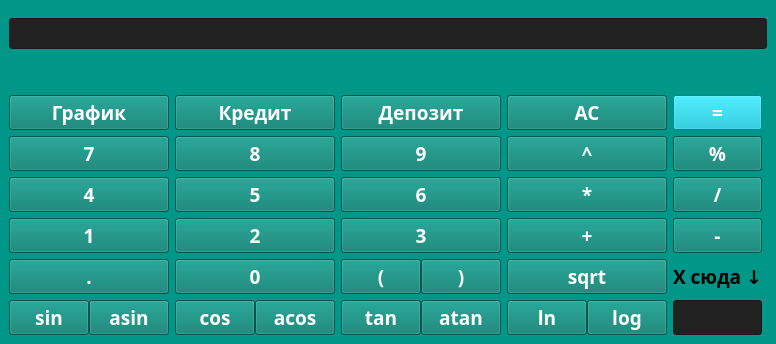
<?xml version="1.0" encoding="UTF-8"?>
<ui version="4.0">
 <class>MainWindow</class>
 <widget class="QMainWindow" name="MainWindow">
  <property name="enabled">
   <bool>true</bool>
  </property>
  <property name="geometry">
   <rect>
    <x>0</x>
    <y>0</y>
    <width>640</width>
    <height>344</height>
   </rect>
  </property>
  <property name="windowTitle">
   <string>MainWindow</string>
  </property>
  <property name="styleSheet">
   <string notr="true">background-color:#009688</string>
  </property>
  <widget class="QWidget" name="centralwidget">
   <layout class="QGridLayout" name="gridLayout_6">
    <item row="0" column="0">
     <layout class="QVBoxLayout" name="verticalLayout_9" stretch="0,1,0,3">
      <item>
       <spacer name="verticalSpacer_2">
        <property name="orientation">
         <enum>Qt::Vertical</enum>
        </property>
        <property name="sizeType">
         <enum>QSizePolicy::Maximum</enum>
        </property>
        <property name="sizeHint" stdset="0">
         <size>
          <width>20</width>
          <height>40</height>
         </size>
        </property>
       </spacer>
      </item>
      <item>
       <layout class="QVBoxLayout" name="verticalLayout_7" stretch="0">
        <item>
         <widget class="QLineEdit" name="input">
          <property name="sizePolicy">
           <sizepolicy hsizetype="MinimumExpanding" vsizetype="MinimumExpanding">
            <horstretch>0</horstretch>
            <verstretch>4</verstretch>
           </sizepolicy>
          </property>
          <property name="font">
           <font>
            <pointsize>14</pointsize>
            <italic>false</italic>
            <bold>true</bold>
            <kerning>true</kerning>
           </font>
          </property>
          <property name="acceptDrops">
           <bool>true</bool>
          </property>
          <property name="layoutDirection">
           <enum>Qt::RightToLeft</enum>
          </property>
          <property name="styleSheet">
           <string notr="true">background-color: #212121</string>
          </property>
          <property name="alignment">
           <set>Qt::AlignRight|Qt::AlignTrailing|Qt::AlignVCenter</set>
          </property>
         </widget>
        </item>
       </layout>
      </item>
      <item>
       <spacer name="verticalSpacer">
        <property name="orientation">
         <enum>Qt::Vertical</enum>
        </property>
        <property name="sizeType">
         <enum>QSizePolicy::Fixed</enum>
        </property>
        <property name="sizeHint" stdset="0">
         <size>
          <width>21</width>
          <height>40</height>
         </size>
        </property>
       </spacer>
      </item>
      <item>
       <layout class="QGridLayout" name="gridLayout_5" columnstretch="0,0,0,0,0,0,0">
        <property name="sizeConstraint">
         <enum>QLayout::SetNoConstraint</enum>
        </property>
        <item row="1" column="5">
         <widget class="QPushButton" name="mod">
          <property name="font">
           <font>
            <family>PT Sans Caption</family>
            <pointsize>14</pointsize>
            <italic>false</italic>
            <bold>true</bold>
            <kerning>true</kerning>
           </font>
          </property>
          <property name="styleSheet">
           <string notr="true">color: #FFFFFF;
background-color: #00796B</string>
          </property>
          <property name="text">
           <string>%</string>
          </property>
          <property name="iconSize">
           <size>
            <width>15</width>
            <height>15</height>
           </size>
          </property>
          <attribute name="buttonGroup">
           <string notr="true">digit</string>
          </attribute>
         </widget>
        </item>
        <item row="4" column="1">
         <widget class="QPushButton" name="dot">
          <property name="font">
           <font>
            <family>PT Sans Caption</family>
            <pointsize>14</pointsize>
            <italic>false</italic>
            <bold>true</bold>
            <kerning>true</kerning>
           </font>
          </property>
          <property name="styleSheet">
           <string notr="true">color: #FFFFFF;
background-color: #00796B</string>
          </property>
          <property name="text">
           <string>.</string>
          </property>
          <property name="iconSize">
           <size>
            <width>15</width>
            <height>15</height>
           </size>
          </property>
          <attribute name="buttonGroup">
           <string notr="true">digit</string>
          </attribute>
         </widget>
        </item>
        <item row="0" column="1">
         <widget class="QPushButton" name="Graph">
          <property name="palette">
           <palette>
            <active>
             <colorrole role="WindowText">
              <brush brushstyle="SolidPattern">
               <color alpha="255">
                <red>255</red>
                <green>255</green>
                <blue>255</blue>
               </color>
              </brush>
             </colorrole>
             <colorrole role="Button">
              <brush brushstyle="SolidPattern">
               <color alpha="255">
                <red>0</red>
                <green>121</green>
                <blue>107</blue>
               </color>
              </brush>
             </colorrole>
             <colorrole role="Light">
              <brush brushstyle="SolidPattern">
               <color alpha="255">
                <red>222</red>
                <green>11</green>
                <blue>0</blue>
               </color>
              </brush>
             </colorrole>
             <colorrole role="Text">
              <brush brushstyle="SolidPattern">
               <color alpha="255">
                <red>255</red>
                <green>255</green>
                <blue>255</blue>
               </color>
              </brush>
             </colorrole>
             <colorrole role="ButtonText">
              <brush brushstyle="SolidPattern">
               <color alpha="255">
                <red>255</red>
                <green>255</green>
                <blue>255</blue>
               </color>
              </brush>
             </colorrole>
             <colorrole role="Base">
              <brush brushstyle="SolidPattern">
               <color alpha="255">
                <red>0</red>
                <green>121</green>
                <blue>107</blue>
               </color>
              </brush>
             </colorrole>
             <colorrole role="Window">
              <brush brushstyle="SolidPattern">
               <color alpha="255">
                <red>0</red>
                <green>121</green>
                <blue>107</blue>
               </color>
              </brush>
             </colorrole>
             <colorrole role="Link">
              <brush brushstyle="SolidPattern">
               <color alpha="255">
                <red>53</red>
                <green>239</green>
                <blue>53</blue>
               </color>
              </brush>
             </colorrole>
             <colorrole role="LinkVisited">
              <brush brushstyle="SolidPattern">
               <color alpha="255">
                <red>100</red>
                <green>248</green>
                <blue>0</blue>
               </color>
              </brush>
             </colorrole>
             <colorrole role="PlaceholderText">
              <brush brushstyle="SolidPattern">
               <color alpha="255">
                <red>255</red>
                <green>255</green>
                <blue>255</blue>
               </color>
              </brush>
             </colorrole>
            </active>
            <inactive>
             <colorrole role="WindowText">
              <brush brushstyle="SolidPattern">
               <color alpha="255">
                <red>255</red>
                <green>255</green>
                <blue>255</blue>
               </color>
              </brush>
             </colorrole>
             <colorrole role="Button">
              <brush brushstyle="SolidPattern">
               <color alpha="255">
                <red>0</red>
                <green>121</green>
                <blue>107</blue>
               </color>
              </brush>
             </colorrole>
             <colorrole role="Light">
              <brush brushstyle="SolidPattern">
               <color alpha="255">
                <red>55</red>
                <green>55</green>
                <blue>55</blue>
               </color>
              </brush>
             </colorrole>
             <colorrole role="Text">
              <brush brushstyle="SolidPattern">
               <color alpha="255">
                <red>255</red>
                <green>255</green>
                <blue>255</blue>
               </color>
              </brush>
             </colorrole>
             <colorrole role="ButtonText">
              <brush brushstyle="SolidPattern">
               <color alpha="255">
                <red>255</red>
                <green>255</green>
                <blue>255</blue>
               </color>
              </brush>
             </colorrole>
             <colorrole role="Base">
              <brush brushstyle="SolidPattern">
               <color alpha="255">
                <red>0</red>
                <green>121</green>
                <blue>107</blue>
               </color>
              </brush>
             </colorrole>
             <colorrole role="Window">
              <brush brushstyle="SolidPattern">
               <color alpha="255">
                <red>0</red>
                <green>121</green>
                <blue>107</blue>
               </color>
              </brush>
             </colorrole>
             <colorrole role="Link">
              <brush brushstyle="SolidPattern">
               <color alpha="255">
                <red>0</red>
                <green>122</green>
                <blue>244</blue>
               </color>
              </brush>
             </colorrole>
             <colorrole role="LinkVisited">
              <brush brushstyle="SolidPattern">
               <color alpha="255">
                <red>165</red>
                <green>122</green>
                <blue>255</blue>
               </color>
              </brush>
             </colorrole>
             <colorrole role="PlaceholderText">
              <brush brushstyle="SolidPattern">
               <color alpha="255">
                <red>255</red>
                <green>255</green>
                <blue>255</blue>
               </color>
              </brush>
             </colorrole>
            </inactive>
            <disabled>
             <colorrole role="WindowText">
              <brush brushstyle="SolidPattern">
               <color alpha="255">
                <red>255</red>
                <green>255</green>
                <blue>255</blue>
               </color>
              </brush>
             </colorrole>
             <colorrole role="Button">
              <brush brushstyle="SolidPattern">
               <color alpha="255">
                <red>0</red>
                <green>121</green>
                <blue>107</blue>
               </color>
              </brush>
             </colorrole>
             <colorrole role="Light">
              <brush brushstyle="SolidPattern">
               <color alpha="255">
                <red>222</red>
                <green>11</green>
                <blue>0</blue>
               </color>
              </brush>
             </colorrole>
             <colorrole role="Text">
              <brush brushstyle="SolidPattern">
               <color alpha="255">
                <red>255</red>
                <green>255</green>
                <blue>255</blue>
               </color>
              </brush>
             </colorrole>
             <colorrole role="ButtonText">
              <brush brushstyle="SolidPattern">
               <color alpha="255">
                <red>255</red>
                <green>255</green>
                <blue>255</blue>
               </color>
              </brush>
             </colorrole>
             <colorrole role="Base">
              <brush brushstyle="SolidPattern">
               <color alpha="255">
                <red>0</red>
                <green>121</green>
                <blue>107</blue>
               </color>
              </brush>
             </colorrole>
             <colorrole role="Window">
              <brush brushstyle="SolidPattern">
               <color alpha="255">
                <red>0</red>
                <green>121</green>
                <blue>107</blue>
               </color>
              </brush>
             </colorrole>
             <colorrole role="Link">
              <brush brushstyle="SolidPattern">
               <color alpha="255">
                <red>0</red>
                <green>122</green>
                <blue>244</blue>
               </color>
              </brush>
             </colorrole>
             <colorrole role="LinkVisited">
              <brush brushstyle="SolidPattern">
               <color alpha="255">
                <red>165</red>
                <green>122</green>
                <blue>255</blue>
               </color>
              </brush>
             </colorrole>
             <colorrole role="PlaceholderText">
              <brush brushstyle="SolidPattern">
               <color alpha="255">
                <red>255</red>
                <green>255</green>
                <blue>255</blue>
               </color>
              </brush>
             </colorrole>
            </disabled>
           </palette>
          </property>
          <property name="font">
           <font>
            <family>PT Sans Caption</family>
            <pointsize>14</pointsize>
            <italic>false</italic>
            <bold>true</bold>
            <kerning>true</kerning>
           </font>
          </property>
          <property name="styleSheet">
           <string notr="true">color: #FFFFFF;
background-color: #00796B</string>
          </property>
          <property name="text">
           <string>График</string>
          </property>
          <property name="iconSize">
           <size>
            <width>15</width>
            <height>15</height>
           </size>
          </property>
         </widget>
        </item>
        <item row="0" column="3">
         <widget class="QPushButton" name="Deposit">
          <property name="font">
           <font>
            <family>PT Sans Caption</family>
            <pointsize>14</pointsize>
            <italic>false</italic>
            <bold>true</bold>
            <kerning>true</kerning>
           </font>
          </property>
          <property name="styleSheet">
           <string notr="true">color: #FFFFFF;
background-color: #00796B</string>
          </property>
          <property name="text">
           <string>Депозит</string>
          </property>
          <property name="iconSize">
           <size>
            <width>15</width>
            <height>15</height>
           </size>
          </property>
         </widget>
        </item>
        <item row="5" column="2">
         <layout class="QHBoxLayout" name="horizontalLayout_5">
          <property name="spacing">
           <number>0</number>
          </property>
          <item>
           <widget class="QPushButton" name="cos">
            <property name="font">
             <font>
              <family>PT Sans Caption</family>
              <pointsize>14</pointsize>
              <italic>false</italic>
              <bold>true</bold>
              <kerning>true</kerning>
             </font>
            </property>
            <property name="styleSheet">
             <string notr="true">color: #FFFFFF;
background-color: #00796B</string>
            </property>
            <property name="text">
             <string>cos</string>
            </property>
            <property name="iconSize">
             <size>
              <width>15</width>
              <height>15</height>
             </size>
            </property>
            <attribute name="buttonGroup">
             <string notr="true">digit2</string>
            </attribute>
           </widget>
          </item>
          <item>
           <widget class="QPushButton" name="acos">
            <property name="font">
             <font>
              <family>PT Sans Caption</family>
              <pointsize>14</pointsize>
              <italic>false</italic>
              <bold>true</bold>
              <kerning>true</kerning>
             </font>
            </property>
            <property name="styleSheet">
             <string notr="true">color: #FFFFFF;
background-color: #00796B</string>
            </property>
            <property name="text">
             <string>acos</string>
            </property>
            <property name="iconSize">
             <size>
              <width>15</width>
              <height>15</height>
             </size>
            </property>
            <attribute name="buttonGroup">
             <string notr="true">digit2</string>
            </attribute>
           </widget>
          </item>
         </layout>
        </item>
        <item row="0" column="2">
         <widget class="QPushButton" name="Credit">
          <property name="font">
           <font>
            <family>PT Sans Caption</family>
            <pointsize>14</pointsize>
            <italic>false</italic>
            <bold>true</bold>
            <kerning>true</kerning>
           </font>
          </property>
          <property name="styleSheet">
           <string notr="true">color: #FFFFFF;
background-color: #00796B</string>
          </property>
          <property name="text">
           <string>Кредит</string>
          </property>
          <property name="iconSize">
           <size>
            <width>15</width>
            <height>15</height>
           </size>
          </property>
         </widget>
        </item>
        <item row="1" column="2">
         <widget class="QPushButton" name="eight">
          <property name="font">
           <font>
            <family>PT Sans Caption</family>
            <pointsize>14</pointsize>
            <italic>false</italic>
            <bold>true</bold>
            <kerning>true</kerning>
           </font>
          </property>
          <property name="styleSheet">
           <string notr="true">color: #FFFFFF;
background-color: #00796B</string>
          </property>
          <property name="text">
           <string>8</string>
          </property>
          <property name="iconSize">
           <size>
            <width>15</width>
            <height>15</height>
           </size>
          </property>
          <attribute name="buttonGroup">
           <string notr="true">digit</string>
          </attribute>
         </widget>
        </item>
        <item row="3" column="2">
         <widget class="QPushButton" name="two">
          <property name="font">
           <font>
            <family>PT Sans Caption</family>
            <pointsize>14</pointsize>
            <italic>false</italic>
            <bold>true</bold>
            <kerning>true</kerning>
           </font>
          </property>
          <property name="styleSheet">
           <string notr="true">color: #FFFFFF;
background-color: #00796B</string>
          </property>
          <property name="text">
           <string>2</string>
          </property>
          <property name="iconSize">
           <size>
            <width>15</width>
            <height>15</height>
           </size>
          </property>
          <attribute name="buttonGroup">
           <string notr="true">digit</string>
          </attribute>
         </widget>
        </item>
        <item row="2" column="3">
         <widget class="QPushButton" name="six">
          <property name="font">
           <font>
            <family>PT Sans Caption</family>
            <pointsize>14</pointsize>
            <italic>false</italic>
            <bold>true</bold>
            <kerning>true</kerning>
           </font>
          </property>
          <property name="styleSheet">
           <string notr="true">color: #FFFFFF;
background-color: #00796B</string>
          </property>
          <property name="text">
           <string>6</string>
          </property>
          <property name="iconSize">
           <size>
            <width>15</width>
            <height>15</height>
           </size>
          </property>
          <attribute name="buttonGroup">
           <string notr="true">digit</string>
          </attribute>
         </widget>
        </item>
        <item row="3" column="5">
         <widget class="QPushButton" name="minus">
          <property name="font">
           <font>
            <family>PT Sans Caption</family>
            <pointsize>14</pointsize>
            <italic>false</italic>
            <bold>true</bold>
            <kerning>true</kerning>
           </font>
          </property>
          <property name="styleSheet">
           <string notr="true">color: #FFFFFF;
background-color: #00796B</string>
          </property>
          <property name="text">
           <string>-</string>
          </property>
          <property name="iconSize">
           <size>
            <width>15</width>
            <height>15</height>
           </size>
          </property>
          <attribute name="buttonGroup">
           <string notr="true">digit</string>
          </attribute>
         </widget>
        </item>
        <item row="5" column="1">
         <layout class="QHBoxLayout" name="horizontalLayout_4">
          <property name="spacing">
           <number>0</number>
          </property>
          <item>
           <widget class="QPushButton" name="sin">
            <property name="font">
             <font>
              <family>PT Sans Caption</family>
              <pointsize>14</pointsize>
              <italic>false</italic>
              <bold>true</bold>
              <kerning>true</kerning>
             </font>
            </property>
            <property name="styleSheet">
             <string notr="true">color: #FFFFFF;
background-color: #00796B</string>
            </property>
            <property name="text">
             <string>sin</string>
            </property>
            <property name="iconSize">
             <size>
              <width>15</width>
              <height>15</height>
             </size>
            </property>
            <attribute name="buttonGroup">
             <string notr="true">digit2</string>
            </attribute>
           </widget>
          </item>
          <item>
           <widget class="QPushButton" name="asin">
            <property name="font">
             <font>
              <family>PT Sans Caption</family>
              <pointsize>14</pointsize>
              <italic>false</italic>
              <bold>true</bold>
              <kerning>true</kerning>
             </font>
            </property>
            <property name="styleSheet">
             <string notr="true">color: #FFFFFF;
background-color: #00796B</string>
            </property>
            <property name="text">
             <string>asin</string>
            </property>
            <property name="iconSize">
             <size>
              <width>15</width>
              <height>15</height>
             </size>
            </property>
            <attribute name="buttonGroup">
             <string notr="true">digit2</string>
            </attribute>
           </widget>
          </item>
         </layout>
        </item>
        <item row="0" column="0">
         <spacer name="horizontalSpacer_2">
          <property name="orientation">
           <enum>Qt::Horizontal</enum>
          </property>
          <property name="sizeType">
           <enum>QSizePolicy::Maximum</enum>
          </property>
          <property name="sizeHint" stdset="0">
           <size>
            <width>5</width>
            <height>10</height>
           </size>
          </property>
         </spacer>
        </item>
        <item row="2" column="2">
         <widget class="QPushButton" name="five">
          <property name="font">
           <font>
            <family>PT Sans Caption</family>
            <pointsize>14</pointsize>
            <italic>false</italic>
            <bold>true</bold>
            <kerning>true</kerning>
           </font>
          </property>
          <property name="styleSheet">
           <string notr="true">color: #FFFFFF;
background-color: #00796B</string>
          </property>
          <property name="text">
           <string>5</string>
          </property>
          <property name="iconSize">
           <size>
            <width>15</width>
            <height>15</height>
           </size>
          </property>
          <attribute name="buttonGroup">
           <string notr="true">digit</string>
          </attribute>
         </widget>
        </item>
        <item row="4" column="2">
         <widget class="QPushButton" name="zero">
          <property name="font">
           <font>
            <family>PT Sans Caption</family>
            <pointsize>14</pointsize>
            <italic>false</italic>
            <bold>true</bold>
            <kerning>true</kerning>
           </font>
          </property>
          <property name="styleSheet">
           <string notr="true">color: #FFFFFF;
background-color: #00796B</string>
          </property>
          <property name="text">
           <string>0</string>
          </property>
          <property name="iconSize">
           <size>
            <width>15</width>
            <height>15</height>
           </size>
          </property>
          <attribute name="buttonGroup">
           <string notr="true">digit</string>
          </attribute>
         </widget>
        </item>
        <item row="3" column="4">
         <widget class="QPushButton" name="plus">
          <property name="font">
           <font>
            <family>PT Sans Caption</family>
            <pointsize>14</pointsize>
            <italic>false</italic>
            <bold>true</bold>
            <kerning>true</kerning>
           </font>
          </property>
          <property name="styleSheet">
           <string notr="true">color: #FFFFFF;
background-color: #00796B</string>
          </property>
          <property name="text">
           <string>+</string>
          </property>
          <property name="iconSize">
           <size>
            <width>15</width>
            <height>15</height>
           </size>
          </property>
          <attribute name="buttonGroup">
           <string notr="true">digit</string>
          </attribute>
         </widget>
        </item>
        <item row="5" column="4">
         <layout class="QHBoxLayout" name="horizontalLayout_7">
          <property name="spacing">
           <number>0</number>
          </property>
          <item>
           <widget class="QPushButton" name="ln">
            <property name="font">
             <font>
              <family>PT Sans Caption</family>
              <pointsize>14</pointsize>
              <italic>false</italic>
              <bold>true</bold>
              <kerning>true</kerning>
             </font>
            </property>
            <property name="styleSheet">
             <string notr="true">color: #FFFFFF;
background-color: #00796B</string>
            </property>
            <property name="text">
             <string>ln</string>
            </property>
            <property name="iconSize">
             <size>
              <width>15</width>
              <height>15</height>
             </size>
            </property>
            <attribute name="buttonGroup">
             <string notr="true">digit2</string>
            </attribute>
           </widget>
          </item>
          <item>
           <widget class="QPushButton" name="log10">
            <property name="font">
             <font>
              <family>PT Sans Caption</family>
              <pointsize>14</pointsize>
              <italic>false</italic>
              <bold>true</bold>
              <kerning>true</kerning>
             </font>
            </property>
            <property name="styleSheet">
             <string notr="true">color: #FFFFFF;
background-color: #00796B</string>
            </property>
            <property name="text">
             <string>log</string>
            </property>
            <property name="iconSize">
             <size>
              <width>15</width>
              <height>15</height>
             </size>
            </property>
            <attribute name="buttonGroup">
             <string notr="true">digit2</string>
            </attribute>
           </widget>
          </item>
         </layout>
        </item>
        <item row="5" column="3">
         <layout class="QHBoxLayout" name="horizontalLayout_6">
          <property name="spacing">
           <number>0</number>
          </property>
          <item>
           <widget class="QPushButton" name="tan">
            <property name="font">
             <font>
              <family>PT Sans Caption</family>
              <pointsize>14</pointsize>
              <italic>false</italic>
              <bold>true</bold>
              <kerning>true</kerning>
             </font>
            </property>
            <property name="styleSheet">
             <string notr="true">color: #FFFFFF;
background-color: #00796B</string>
            </property>
            <property name="text">
             <string>tan</string>
            </property>
            <property name="iconSize">
             <size>
              <width>15</width>
              <height>15</height>
             </size>
            </property>
            <attribute name="buttonGroup">
             <string notr="true">digit2</string>
            </attribute>
           </widget>
          </item>
          <item>
           <widget class="QPushButton" name="atan">
            <property name="font">
             <font>
              <family>PT Sans Caption</family>
              <pointsize>14</pointsize>
              <italic>false</italic>
              <bold>true</bold>
              <kerning>true</kerning>
             </font>
            </property>
            <property name="styleSheet">
             <string notr="true">color: #FFFFFF;
background-color: #00796B</string>
            </property>
            <property name="text">
             <string>atan</string>
            </property>
            <property name="iconSize">
             <size>
              <width>15</width>
              <height>15</height>
             </size>
            </property>
            <attribute name="buttonGroup">
             <string notr="true">digit2</string>
            </attribute>
           </widget>
          </item>
         </layout>
        </item>
        <item row="1" column="1">
         <widget class="QPushButton" name="seven">
          <property name="font">
           <font>
            <family>PT Sans Caption</family>
            <pointsize>14</pointsize>
            <italic>false</italic>
            <bold>true</bold>
            <kerning>true</kerning>
           </font>
          </property>
          <property name="styleSheet">
           <string notr="true">color: #FFFFFF;
background-color: #00796B</string>
          </property>
          <property name="text">
           <string>7</string>
          </property>
          <property name="iconSize">
           <size>
            <width>15</width>
            <height>15</height>
           </size>
          </property>
          <attribute name="buttonGroup">
           <string notr="true">digit</string>
          </attribute>
         </widget>
        </item>
        <item row="2" column="4">
         <widget class="QPushButton" name="multiplication">
          <property name="font">
           <font>
            <family>PT Sans Caption</family>
            <pointsize>14</pointsize>
            <italic>false</italic>
            <bold>true</bold>
            <kerning>true</kerning>
           </font>
          </property>
          <property name="styleSheet">
           <string notr="true">color: #FFFFFF;
background-color: #00796B</string>
          </property>
          <property name="text">
           <string>*</string>
          </property>
          <property name="iconSize">
           <size>
            <width>15</width>
            <height>15</height>
           </size>
          </property>
          <attribute name="buttonGroup">
           <string notr="true">digit</string>
          </attribute>
         </widget>
        </item>
        <item row="3" column="3">
         <widget class="QPushButton" name="three">
          <property name="font">
           <font>
            <family>PT Sans Caption</family>
            <pointsize>14</pointsize>
            <italic>false</italic>
            <bold>true</bold>
            <kerning>true</kerning>
           </font>
          </property>
          <property name="styleSheet">
           <string notr="true">color: #FFFFFF;
background-color: #00796B</string>
          </property>
          <property name="text">
           <string>3</string>
          </property>
          <property name="iconSize">
           <size>
            <width>15</width>
            <height>15</height>
           </size>
          </property>
          <attribute name="buttonGroup">
           <string notr="true">digit</string>
          </attribute>
         </widget>
        </item>
        <item row="4" column="3">
         <layout class="QHBoxLayout" name="horizontalLayout">
          <property name="spacing">
           <number>0</number>
          </property>
          <property name="sizeConstraint">
           <enum>QLayout::SetFixedSize</enum>
          </property>
          <property name="topMargin">
           <number>0</number>
          </property>
          <property name="rightMargin">
           <number>0</number>
          </property>
          <property name="bottomMargin">
           <number>0</number>
          </property>
          <item>
           <widget class="QPushButton" name="LBracet">
            <property name="font">
             <font>
              <family>PT Sans Caption</family>
              <pointsize>14</pointsize>
              <italic>false</italic>
              <bold>true</bold>
              <kerning>true</kerning>
             </font>
            </property>
            <property name="styleSheet">
             <string notr="true">color: #FFFFFF;
background-color: #00796B</string>
            </property>
            <property name="text">
             <string>(</string>
            </property>
            <property name="iconSize">
             <size>
              <width>15</width>
              <height>15</height>
             </size>
            </property>
            <attribute name="buttonGroup">
             <string notr="true">digit</string>
            </attribute>
           </widget>
          </item>
          <item>
           <widget class="QPushButton" name="RBracet">
            <property name="font">
             <font>
              <family>PT Sans Caption</family>
              <pointsize>14</pointsize>
              <italic>false</italic>
              <bold>true</bold>
              <kerning>true</kerning>
             </font>
            </property>
            <property name="styleSheet">
             <string notr="true">color: #FFFFFF;
background-color: #00796B</string>
            </property>
            <property name="text">
             <string>)</string>
            </property>
            <property name="iconSize">
             <size>
              <width>15</width>
              <height>15</height>
             </size>
            </property>
            <attribute name="buttonGroup">
             <string notr="true">digit</string>
            </attribute>
           </widget>
          </item>
         </layout>
        </item>
        <item row="0" column="6">
         <spacer name="horizontalSpacer">
          <property name="orientation">
           <enum>Qt::Horizontal</enum>
          </property>
          <property name="sizeType">
           <enum>QSizePolicy::Fixed</enum>
          </property>
          <property name="sizeHint" stdset="0">
           <size>
            <width>5</width>
            <height>4</height>
           </size>
          </property>
         </spacer>
        </item>
        <item row="1" column="3">
         <widget class="QPushButton" name="nine">
          <property name="font">
           <font>
            <family>PT Sans Caption</family>
            <pointsize>14</pointsize>
            <italic>false</italic>
            <bold>true</bold>
            <kerning>true</kerning>
           </font>
          </property>
          <property name="styleSheet">
           <string notr="true">color: #FFFFFF;
background-color: #00796B</string>
          </property>
          <property name="text">
           <string>9</string>
          </property>
          <property name="iconSize">
           <size>
            <width>15</width>
            <height>15</height>
           </size>
          </property>
          <attribute name="buttonGroup">
           <string notr="true">digit</string>
          </attribute>
         </widget>
        </item>
        <item row="2" column="1">
         <widget class="QPushButton" name="four">
          <property name="font">
           <font>
            <family>PT Sans Caption</family>
            <pointsize>14</pointsize>
            <italic>false</italic>
            <bold>true</bold>
            <kerning>true</kerning>
           </font>
          </property>
          <property name="styleSheet">
           <string notr="true">color: #FFFFFF;
background-color: #00796B</string>
          </property>
          <property name="text">
           <string>4</string>
          </property>
          <property name="iconSize">
           <size>
            <width>15</width>
            <height>15</height>
           </size>
          </property>
          <attribute name="buttonGroup">
           <string notr="true">digit</string>
          </attribute>
         </widget>
        </item>
        <item row="3" column="1">
         <widget class="QPushButton" name="one">
          <property name="font">
           <font>
            <family>PT Sans Caption</family>
            <pointsize>14</pointsize>
            <italic>false</italic>
            <bold>true</bold>
            <kerning>true</kerning>
           </font>
          </property>
          <property name="styleSheet">
           <string notr="true">color: #FFFFFF;
background-color: #00796B</string>
          </property>
          <property name="text">
           <string>1</string>
          </property>
          <property name="iconSize">
           <size>
            <width>15</width>
            <height>15</height>
           </size>
          </property>
          <attribute name="buttonGroup">
           <string notr="true">digit</string>
          </attribute>
         </widget>
        </item>
        <item row="2" column="5">
         <widget class="QPushButton" name="division">
          <property name="font">
           <font>
            <family>PT Sans Caption</family>
            <pointsize>14</pointsize>
            <italic>false</italic>
            <bold>true</bold>
            <kerning>true</kerning>
           </font>
          </property>
          <property name="styleSheet">
           <string notr="true">color: #FFFFFF;
background-color: #00796B</string>
          </property>
          <property name="text">
           <string>/</string>
          </property>
          <property name="iconSize">
           <size>
            <width>15</width>
            <height>15</height>
           </size>
          </property>
          <attribute name="buttonGroup">
           <string notr="true">digit</string>
          </attribute>
         </widget>
        </item>
        <item row="1" column="4">
         <widget class="QPushButton" name="pow">
          <property name="font">
           <font>
            <family>PT Sans Caption</family>
            <pointsize>14</pointsize>
            <italic>false</italic>
            <bold>true</bold>
            <kerning>true</kerning>
           </font>
          </property>
          <property name="styleSheet">
           <string notr="true">color: #FFFFFF;
background-color: #00796B</string>
          </property>
          <property name="text">
           <string>^</string>
          </property>
          <property name="iconSize">
           <size>
            <width>15</width>
            <height>15</height>
           </size>
          </property>
          <attribute name="buttonGroup">
           <string notr="true">digit</string>
          </attribute>
         </widget>
        </item>
        <item row="4" column="5">
         <widget class="QLabel" name="label">
          <property name="font">
           <font>
            <family>PT Sans Caption</family>
            <pointsize>14</pointsize>
            <italic>false</italic>
            <bold>true</bold>
            <kerning>true</kerning>
           </font>
          </property>
          <property name="text">
           <string>Х сюда ↓</string>
          </property>
          <property name="alignment">
           <set>Qt::AlignCenter</set>
          </property>
         </widget>
        </item>
        <item row="4" column="4">
         <widget class="QPushButton" name="sqrt">
          <property name="font">
           <font>
            <family>PT Sans Caption</family>
            <pointsize>14</pointsize>
            <italic>false</italic>
            <bold>true</bold>
            <kerning>true</kerning>
           </font>
          </property>
          <property name="styleSheet">
           <string notr="true">color: #FFFFFF;
background-color: #00796B</string>
          </property>
          <property name="text">
           <string>sqrt</string>
          </property>
          <property name="iconSize">
           <size>
            <width>15</width>
            <height>15</height>
           </size>
          </property>
          <attribute name="buttonGroup">
           <string notr="true">digit2</string>
          </attribute>
         </widget>
        </item>
        <item row="0" column="4">
         <widget class="QPushButton" name="AC">
          <property name="font">
           <font>
            <family>PT Sans Caption</family>
            <pointsize>14</pointsize>
            <italic>false</italic>
            <bold>true</bold>
            <kerning>true</kerning>
           </font>
          </property>
          <property name="styleSheet">
           <string notr="true">color: #FFFFFF;
background-color: #00796B</string>
          </property>
          <property name="text">
           <string>AC</string>
          </property>
          <property name="iconSize">
           <size>
            <width>15</width>
            <height>15</height>
           </size>
          </property>
         </widget>
        </item>
        <item row="0" column="5">
         <widget class="QPushButton" name="equal">
          <property name="font">
           <font>
            <family>PT Sans Caption</family>
            <pointsize>14</pointsize>
            <italic>false</italic>
            <bold>true</bold>
            <kerning>true</kerning>
           </font>
          </property>
          <property name="styleSheet">
           <string notr="true">color: #FFFFFF;
background-color: #00BCD4</string>
          </property>
          <property name="text">
           <string>=</string>
          </property>
          <property name="iconSize">
           <size>
            <width>15</width>
            <height>15</height>
           </size>
          </property>
         </widget>
        </item>
        <item row="5" column="5">
         <widget class="QLineEdit" name="XInput">
          <property name="font">
           <font>
            <family>PT Sans Caption</family>
            <pointsize>14</pointsize>
            <italic>false</italic>
            <bold>true</bold>
            <kerning>true</kerning>
           </font>
          </property>
          <property name="layoutDirection">
           <enum>Qt::LeftToRight</enum>
          </property>
          <property name="styleSheet">
           <string notr="true">background-color: #212121</string>
          </property>
          <property name="alignment">
           <set>Qt::AlignRight|Qt::AlignTrailing|Qt::AlignVCenter</set>
          </property>
         </widget>
        </item>
       </layout>
      </item>
     </layout>
    </item>
   </layout>
  </widget>
 </widget>
 <resources/>
 <connections/>
 <buttongroups>
  <buttongroup name="digit"/>
  <buttongroup name="digit2"/>
 </buttongroups>
</ui>
